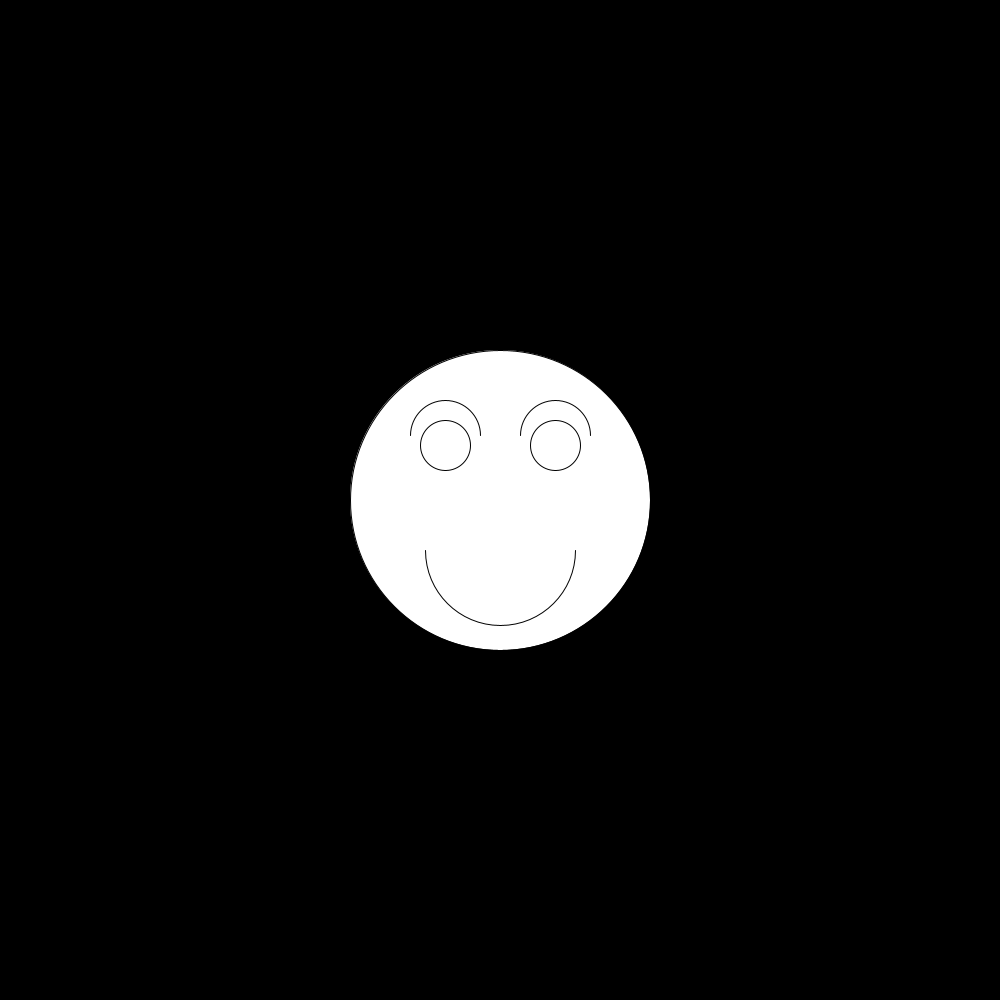
Frame 1 (no input)
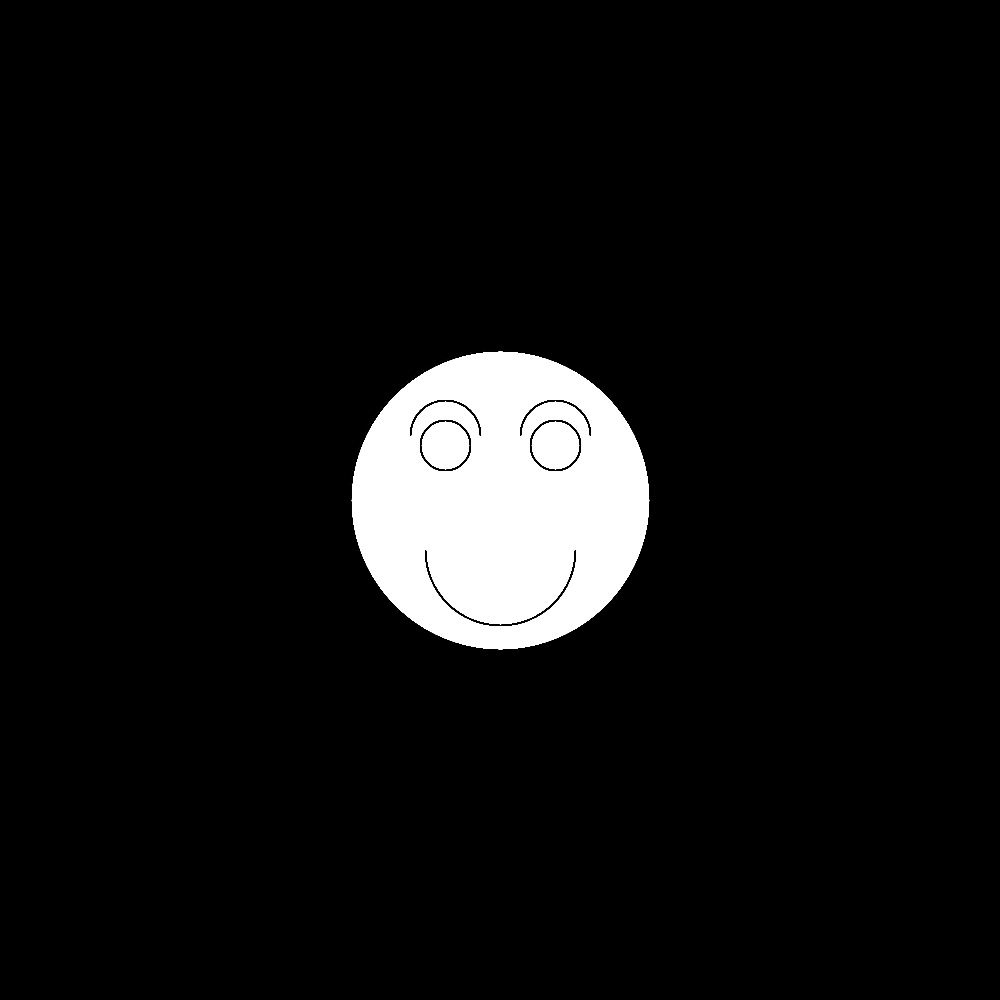
Frame 60 (the mouse pressed at the canvas centre just before this capture)
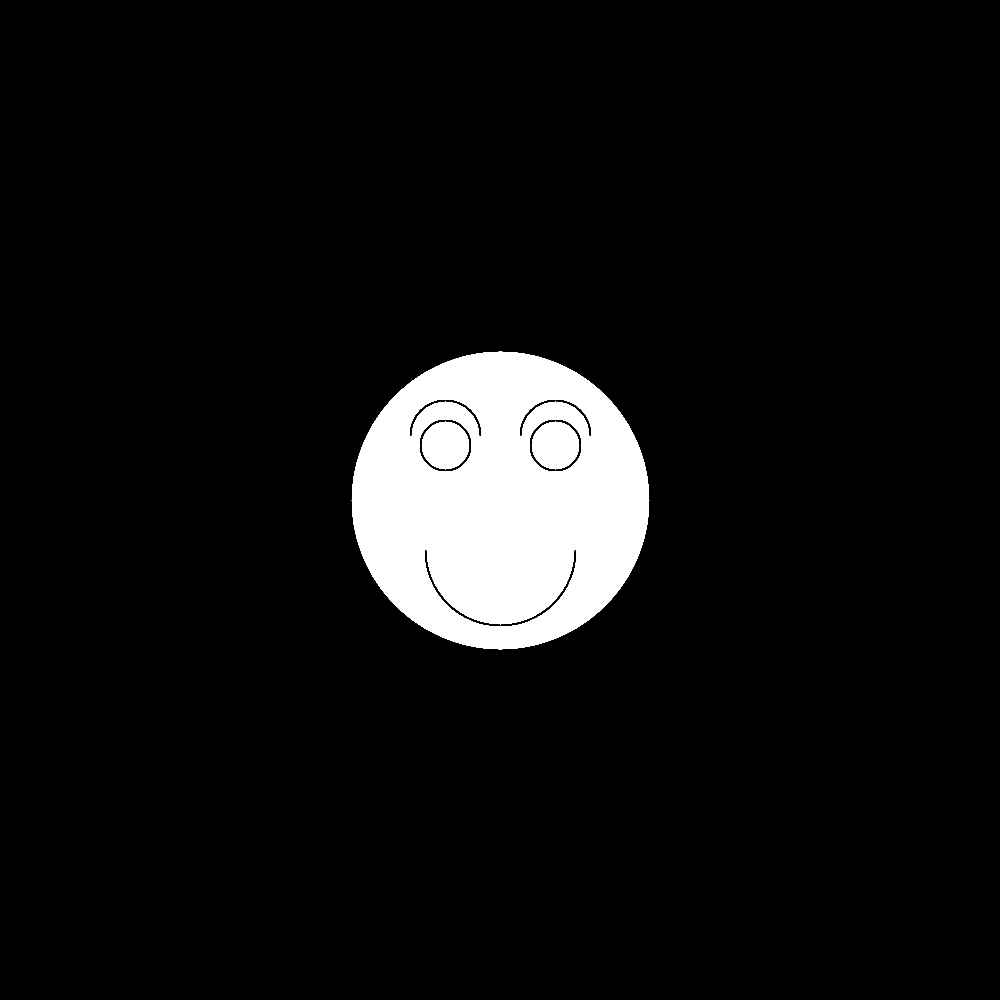
Frame 120 (the mouse held since frame 60 and released just before this capture)

The Processing sketch that drew these frames (run headless with seeded random() and noise(); from frame 60 on, the mouse is pressed at the canvas centre):

// Processing sketch: opdracht_5_1
// ── opdracht_5_1.pde

int x = 500;
int y = 500;
int a = 300;
int b = 50;
float o = 0*PI;
float p = 1*PI;
float l = 2*PI;
void setup(){
  size(1000,1000);
background(0,0,0);
}

void draw(){
circle(x,y,a);
circle(x-55,y-55,b);
circle(x+55,y-55,b);
noFill();
arc(x-55,y-65,b+20,b+20,p,l);
noFill();
arc(x+55,y-65,b+20,b+20,p,l);
noFill();
arc(x,y+50,b+100,b+100,o,p);

}
